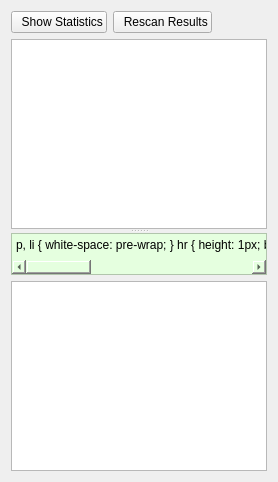
      <widget class="QWidget" name="tab_results">
       <attribute name="title">
        <string>Results</string>
       </attribute>
       <layout class="QGridLayout" name="gridLayout_15">
        <item row="1" column="0">
         <widget class="QSplitter" name="splitter_result">
          <property name="orientation">
           <enum>Qt::Orientation::Vertical</enum>
          </property>
          <widget class="QWidget" name="verticalLayoutWidget">
           <layout class="QVBoxLayout" name="verticalLayout_Result">
            <item>
             <widget class="QTableView" name="tableView_Results">
              <property name="selectionBehavior">
               <enum>QAbstractItemView::SelectionBehavior::SelectRows</enum>
              </property>
              <property name="showGrid">
               <bool>false</bool>
              </property>
              <property name="sortingEnabled">
               <bool>true</bool>
              </property>
              <property name="wordWrap">
               <bool>false</bool>
              </property>
              <attribute name="horizontalHeaderMinimumSectionSize">
               <number>20</number>
              </attribute>
              <attribute name="verticalHeaderVisible">
               <bool>false</bool>
              </attribute>
             </widget>
            </item>
           </layout>
          </widget>
          <widget class="QWidget" name="layoutWidget">
           <layout class="QVBoxLayout" name="verticalLayout_View">
            <item>
             <widget class="QTextEdit" name="textEdit_ViewHeader">
              <property name="minimumSize">
               <size>
                <width>0</width>
                <height>42</height>
               </size>
              </property>
              <property name="maximumSize">
               <size>
                <width>16777215</width>
                <height>42</height>
               </size>
              </property>
              <property name="styleSheet">
               <string notr="true">background-color: rgba(196, 235, 242, 241);
background-color: rgb(229, 255, 223);</string>
              </property>
              <property name="lineWrapMode">
               <enum>QTextEdit::LineWrapMode::NoWrap</enum>
              </property>
              <property name="readOnly">
               <bool>true</bool>
              </property>
              <property name="html">
               <string>&lt;!DOCTYPE HTML PUBLIC &quot;-//W3C//DTD HTML 4.0//EN&quot; &quot;http://www.w3.org/TR/REC-html40/strict.dtd&quot;&gt;
&lt;html&gt;&lt;head&gt;&lt;meta name=&quot;qrichtext&quot; content=&quot;1&quot; /&gt;&lt;meta charset=&quot;utf-8&quot; /&gt;&lt;style type=&quot;text/css&quot;&gt;
p, li { white-space: pre-wrap; }
hr { height: 1px; border-width: 0; }
li.unchecked::marker { content: &quot;\2610&quot;; }
li.checked::marker { content: &quot;\2612&quot;; }
&lt;/style&gt;&lt;/head&gt;&lt;body style=&quot; font-family:'Ubuntu'; font-size:10pt; font-weight:400; font-style:normal;&quot;&gt;
&lt;p style=&quot; margin-top:0px; margin-bottom:0px; margin-left:0px; margin-right:0px; -qt-block-indent:0; text-indent:0px;&quot;&gt;File : &lt;/p&gt;
&lt;p style=&quot; margin-top:0px; margin-bottom:0px; margin-left:0px; margin-right:0px; -qt-block-indent:0; text-indent:0px;&quot;&gt;Occurrences :&lt;/p&gt;&lt;/body&gt;&lt;/html&gt;</string>
              </property>
             </widget>
            </item>
            <item>
             <widget class="QTextEdit" name="textEdit_View">
              <property name="readOnly">
               <bool>true</bool>
              </property>
             </widget>
            </item>
           </layout>
          </widget>
         </widget>
        </item>
        <item row="0" column="0">
         <layout class="QHBoxLayout" name="horizontalLayout_3">
          <item>
           <widget class="QPushButton" name="btn_ShowStatistics">
            <property name="text">
             <string>  Show Statistics</string>
            </property>
            <property name="icon">
             <iconset resource="resources.qrc">
              <normaloff>:/icons/resources/icons/svg/statistics.svg</normaloff>:/icons/resources/icons/svg/statistics.svg</iconset>
            </property>
           </widget>
          </item>
          <item>
           <widget class="QPushButton" name="btn_RescanResults">
            <property name="text">
             <string>  Rescan Results</string>
            </property>
            <property name="icon">
             <iconset resource="resources.qrc">
              <normaloff>:/icons/resources/icons/svg/refresh.svg</normaloff>:/icons/resources/icons/svg/refresh.svg</iconset>
            </property>
           </widget>
          </item>
          <item>
           <spacer name="horizontalSpacer_11">
            <property name="orientation">
             <enum>Qt::Orientation::Horizontal</enum>
            </property>
            <property name="sizeHint" stdset="0">
             <size>
              <width>40</width>
              <height>20</height>
             </size>
            </property>
           </spacer>
          </item>
         </layout>
        </item>
       </layout>
      </widget>
